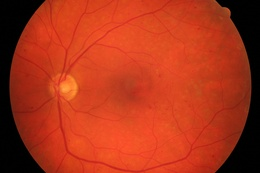
%> input picture Datasets/Dataset 2/images/01_dr.JPG, 260 x 173 px, shrunk from 3504 x 2336 before the run; its folder holds 3 pictures in this run
$ octave DR_Detection_NoToolbox.m   (GNU Octave 9; MATLAB toolbox functions it lacks are replaced by stand-ins)
%> lines starting %> are read from the running program, lines starting %| are printed output that depends on the picture
clc;
clear;
close all;

fprintf('\n============================================\n');
fprintf('   DIABETIC RETINOPATHY DETECTION USING SVM\n');
fprintf('============================================\n\n');

projectFolder = fileparts(mfilename('fullpath'));
datasetFolder = fullfile(projectFolder,'Datasets','Dataset 2','images');

if ~isfolder(datasetFolder)
    error('Dataset 2/images folder was not found.');
end

extensions = {'*.jpg','*.JPG','*.jpeg','*.JPEG','*.png','*.PNG','*.bmp','*.BMP'};
files = [];

for e = 1:length(extensions)
    temp = dir(fullfile(datasetFolder,extensions{e}));
    if ~isempty(temp)
        files = [files; temp];
    end
end
%> pass 2 of the loop `for e = 1:length(extensions)`:
%> pass 3 of the loop `for e = 1:length(extensions)`:
%> the loop made 8 passes; the first 3 are shown

if isempty(files)
    error('No images were found in Dataset 2/images.');
end

filePaths = cell(length(files),1);
labels = zeros(length(files),1);

for i = 1:length(files)

    filePaths{i} = fullfile(datasetFolder,files(i).name);

    name = lower(files(i).name);

    if contains(name,'_dr')
        labels(i) = 1;
    elseif contains(name,'_g') || contains(name,'_h')
        labels(i) = 0;
    else
        labels(i) = -1;
    end
end

valid = labels ~= -1;

filePaths = filePaths(valid);
labels = labels(valid);

fprintf('Valid images: %d\n',length(labels));
fprintf('DR images: %d\n',sum(labels == 1));
fprintf('No-DR images: %d\n\n',sum(labels == 0));

fprintf('Extracting features...\n');

numImages = length(filePaths);
firstFeature = extractFeaturesNoToolbox(filePaths{1});
%> in extractFeaturesNoToolbox, img is the input picture: size 173x260x3 uint8; mean R, G, B 172.3, 52.8, 25.6
%> in extractFeaturesNoToolbox, `green = img(:,:,2);`:
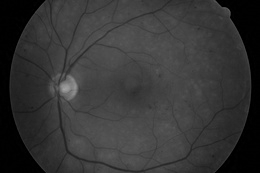
%> green: size 173x260 double; min 0, max 163, mean 52.8
%> in extractFeaturesNoToolbox, `gray = 0.299*img(:,:,1) + 0.587*img(:,:,2) + 0.114*img(:,:,3);`:
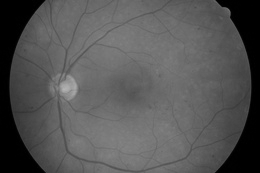
%> gray: size 173x260 double; min 0, max 180.6, mean 85.4
%> in normalizeImage, `minValue = min(inputImage(:));`: minValue = 0
%> in normalizeImage, `maxValue = max(inputImage(:));`: maxValue = 163
%> in localContrastEnhancement, `localSquaredMean = conv2(inputImage.^2,kernel,'same');`:
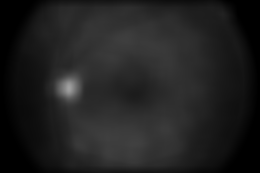
%> localSquaredMean: size 173x260 double; min 5.35e-06, max 0.631, mean 0.128
%> in localContrastEnhancement, `localVariance = localSquaredMean - localMean.^2;`:
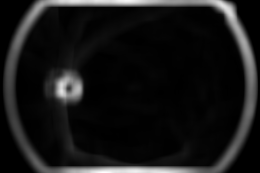
%> localVariance: size 173x260 double; min 4.59e-06, max 0.0444, mean 0.00405; drawn with min black and max white
%> in localContrastEnhancement, `localStd = sqrt(localVariance);`:
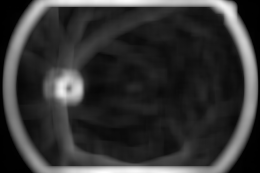
%> localStd: size 173x260 double; min 0.00214, max 0.211, mean 0.0453; drawn with min black and max white
%> in normalizeImage (call 3), `minValue = min(inputImage(:));`: minValue = 0.166
%> in normalizeImage (call 3), `maxValue = max(inputImage(:));`: maxValue = 0.833
%> in normalizeImage (call 3), `output = (inputImage - minValue) /(maxValue - minValue);`:
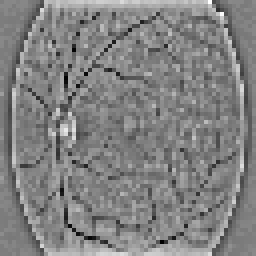
%> output: size 64x64 double (shown 4 times larger); min 0, max 1, mean 0.51
%> after the loop in calculateLBP, `for r = 2:rows-1`: histogramValues = 256 values, max 369 at index 256, min 0 at index 86, mean 15.02
%> in calculateLBP, `total = sum(histogramValues);`: total = 3844
%> in calculateLBP, `feature = histogramValues / total;`: feature = 256 values, max 0.096 at index 256, min 0 at index 86, mean 0.00391
%> in extractFeaturesNoToolbox, `lbpFeature = calculateLBP(resizedGreen);`: lbpFeature has the same summary as feature in calculateLBP
%> the loop in calculateGLCMFeatures, `for direction = 1:4` made 4 passes
%> (total, stdI, stdJ, energy) on passes 1 to 4: (8064, 1.69, 1.69, 0.221), (7938, 1.66, 1.66, 0.219), (8064, 1.65, 1.65, 0.24), (7938, 1.66, 1.66, 0.218)
%> after the loop in calculateGLCMFeatures, `for direction = 1:4`: a = 9; b = 8; feature = [4.75 0.561 0.221 0.172 5.06 0.545 0.219 0.081 3.19 0.617 0.24 0.413 5.09 0.536 0.218 0.0744]; position = 17
%> in extractFeaturesNoToolbox, `glcmFeature = calculateGLCMFeatures(resizedGreen);`: glcmFeature has the same summary as feature in calculateGLCMFeatures
%> in extractFeaturesNoToolbox, `featureVector = [lbpFeature glcmFeature];`: featureVector = 272 values, max 5.09 at index 269, min 0 at index 86, mean 0.0845
%> firstFeature has the same summary as featureVector in extractFeaturesNoToolbox
numFeatures = length(firstFeature);
%> numFeatures = 272

X = zeros(numImages,numFeatures);

for i = 1:numImages

    X(i,:) = extractFeaturesNoToolbox(filePaths{i});
%> the loop in calculateGLCMFeatures (call 2), `for direction = 1:4` made 4 passes

    if mod(i,10) == 0 || i == numImages
        fprintf('Processed %d/%d images\n',i,numImages);
    end
end
%> pass 2 of the loop `for i = 1:numImages`:
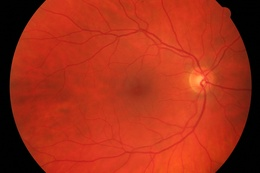
%> input picture Datasets/Dataset 2/images/01_g.jpg, 260 x 173 px, shrunk from 3504 x 2336 before the run
%> in extractFeaturesNoToolbox, img is the input picture: size 173x260x3 uint8; mean R, G, B 165.3, 46.1, 24.2
%> img: size 173x260x3 double
%> in extractFeaturesNoToolbox (call 3), `gray = 0.299*img(:,:,1) + 0.587*img(:,:,2) + 0.114*img(:,:,3);`:
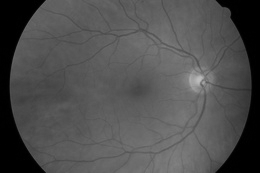
%> gray: size 173x260 double; min 0, max 189.7, mean 79.2
%> minValue = 0.193
%> maxValue = 0.839
%> in normalizeImage (call 11), `output = (inputImage - minValue) /(maxValue - minValue);`:
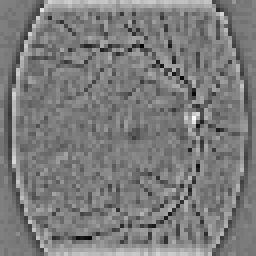
%> output: size 64x64 double (shown 4 times larger); min 0, max 1, mean 0.486
%> lbpFeature = 256 values, max 0.0947 at index 256, min 0 at index 46, mean 0.00391
%> glcmFeature = [4.22 0.568 0.232 0.219 4.59 0.544 0.231 0.108 3.1 0.615 0.247 0.389 4.77 0.546 0.23 0.073]
%> in extractFeaturesNoToolbox (call 3), `featureVector = [lbpFeature glcmFeature];`: featureVector = 272 values, max 4.77 at index 269, min 0 at index 46, mean 0.0797
%> pass 3 of the loop `for i = 1:numImages`:
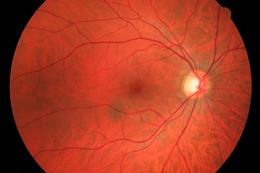
%> input picture Datasets/Dataset 2/images/01_h.jpg, 260 x 173 px, shrunk from 3504 x 2336 before the run
%> in extractFeaturesNoToolbox, img is the input picture: size 173x260x3 uint8; mean R, G, B 165.4, 58.1, 35.3
%> img: size 173x260x3 double
%> in extractFeaturesNoToolbox (call 4), `gray = 0.299*img(:,:,1) + 0.587*img(:,:,2) + 0.114*img(:,:,3);`:
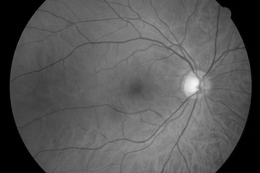
%> gray: size 173x260 double; min 0, max 247.9, mean 87.6
%> minValue = 0.167
%> maxValue = 0.737
%> in normalizeImage (call 15), `output = (inputImage - minValue) /(maxValue - minValue);`:
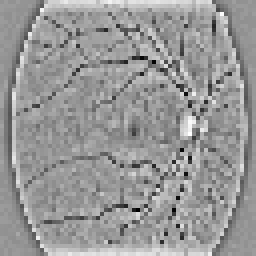
%> output: size 64x64 double (shown 4 times larger); min 0, max 1, mean 0.596
%> lbpFeature = 256 values, max 0.0955 at index 256, min 0 at index 87, mean 0.00391
%> glcmFeature = [5.45 0.553 0.215 0.185 5.92 0.529 0.212 0.0814 4.41 0.591 0.23 0.306 5.91 0.531 0.212 0.083]
%> in extractFeaturesNoToolbox (call 4), `featureVector = [lbpFeature glcmFeature];`: featureVector = 272 values, max 5.92 at index 261, min 0 at index 87, mean 0.0971
%> the loop made 6 passes; the first 3 are shown

fprintf('\nFeature extraction completed.\n');
%| Feature extraction completed.
fprintf('Number of features: %d\n\n',numFeatures);
%| Number of features: 272

rng(42);

drIndex = find(labels == 1);
noDrIndex = find(labels == 0);

drIndex = drIndex(randperm(length(drIndex)));
noDrIndex = noDrIndex(randperm(length(noDrIndex)));

nDrTrain = max(1,round(0.70*length(drIndex)));
nNoDrTrain = max(1,round(0.70*length(noDrIndex)));

trainIndex = [drIndex(1:nDrTrain); noDrIndex(1:nNoDrTrain)];

testIndex = [drIndex(nDrTrain+1:end); noDrIndex(nNoDrTrain+1:end)];

trainIndex = trainIndex(randperm(length(trainIndex)));
testIndex = testIndex(randperm(length(testIndex)));

XTrain = X(trainIndex,:);
YTrain = labels(trainIndex);

XTest = X(testIndex,:);
YTest = labels(testIndex);

mu = mean(XTrain,1);
sigmaFeature = std(XTrain,0,1);

sigmaFeature(sigmaFeature < 1e-12) = 1;

XTrain = (XTrain - mu) ./ sigmaFeature;
XTest = (XTest - mu) ./ sigmaFeature;

fprintf('Training images: %d\n',length(YTrain));
fprintf('Testing images: %d\n\n',length(YTest));

fprintf('Training SVM...\n');

YTrainSVM = -ones(length(YTrain),1);
YTrainSVM(YTrain == 1) = 1;

svmModel = trainRBFSVM(XTrain,YTrainSVM,10);

svmModel.mu = mu;
svmModel.sigmaFeature = sigmaFeature;
svmModel.featureCount = numFeatures;
%> svmModel.featureCount = 272

fprintf('SVM training completed.\n\n');

scores = svmPredict(XTest,svmModel);

predictedLabels = zeros(length(scores),1);
predictedLabels(scores >= 0) = 1;

TP = sum((predictedLabels == 1) & (YTest == 1));
TN = sum((predictedLabels == 0) & (YTest == 0));
FP = sum((predictedLabels == 1) & (YTest == 0));
FN = sum((predictedLabels == 0) & (YTest == 1));

accuracy = (TP + TN) / max(1,length(YTest));
sensitivity = TP / max(1,TP + FN);
specificity = TN / max(1,TN + FP);

fprintf('============================================\n');
fprintf('             MODEL PERFORMANCE\n');
fprintf('============================================\n');
fprintf('Accuracy    : %.2f %%\n',accuracy*100);
fprintf('Sensitivity : %.2f %%\n',sensitivity*100);
fprintf('Specificity : %.2f %%\n',specificity*100);
fprintf('============================================\n\n');

fprintf('Confusion Matrix:\n');
fprintf('\n');
fprintf('                 Actual\n');
fprintf('              No DR    DR\n');
fprintf('Pred No DR     %4d   %4d\n',TN,FN);
fprintf('Pred DR        %4d   %4d\n\n',FP,TP);

figure('Name','DR Confusion Matrix','NumberTitle','off');

confMatrix = [TN FP; FN TP];

imagesc(confMatrix);
axis equal;
axis tight;

title('Diabetic Retinopathy Confusion Matrix');
xlabel('Predicted Class');
ylabel('Actual Class');

set(gca,'XTick',[1 2]);
set(gca,'XTickLabel',{'No DR','DR'});
set(gca,'YTick',[1 2]);
set(gca,'YTickLabel',{'No DR','DR'});
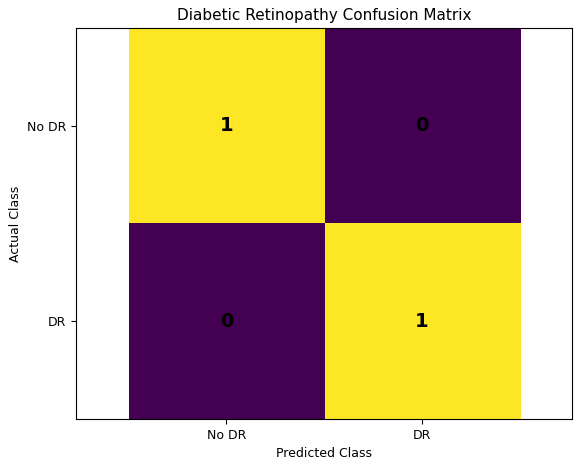
%> figure redrawn from the program's plot data

for r = 1:2
    for c = 1:2
        text(c,r,num2str(confMatrix(r,c)), ...
            'HorizontalAlignment','center', ...
            'FontSize',14, ...
            'FontWeight','bold');
    end
end

save(fullfile(projectFolder,'DR_SVM_Model.mat'),'svmModel');

fprintf('Model saved as DR_SVM_Model.mat\n\n');

choice = input('Do you want to test a new fundus image? (Y/N): ','s');
%> the answer given: y

if strcmpi(choice,'Y')

    [selectedFile,selectedPath] = uigetfile( ...
        {'*.jpg;*.JPG;*.jpeg;*.JPEG;*.png;*.PNG;*.bmp;*.BMP', ...
        'Fundus Images'}, ...
        'Select a Fundus Image');
%> the answer given: Datasets/Dataset 2/images/01_dr.JPG

    if isequal(selectedFile,0)

        fprintf('\nNo image selected.\n');

    else

        testImagePath = fullfile(selectedPath,selectedFile);

        featureVector = extractFeaturesNoToolbox(testImagePath);
%> featureVector = 272 values, max 5.09 at index 269, min 0 at index 86, mean 0.0845

        featureVector = (featureVector - svmModel.mu) ...
            ./ svmModel.sigmaFeature;

        resultScore = svmPredict(featureVector,svmModel);

        figure('Name','Fundus Image','NumberTitle','off');

        originalImage = imread(testImagePath);

        imshow(originalImage);
        title('Selected Fundus Image');

        fprintf('\n============================================\n');
        fprintf('              SCREENING RESULT\n');
        fprintf('============================================\n');

        if resultScore >= 0

            fprintf('RESULT: DIABETIC RETINOPATHY DETECTED\n');
            fprintf('The model found features associated with DR.\n');

        else

            fprintf('RESULT: NO DR DETECTED\n');
            fprintf('The model did not find features associated with DR.\n');

        end

        fprintf('============================================\n\n');
        fprintf('This is an AI screening result, not a medical diagnosis.\n');

    end
end


function featureVector = extractFeaturesNoToolbox(imagePath)

    img = imread(imagePath);

    if ndims(img) == 3

        img = double(img);

        green = img(:,:,2);

        gray = 0.299*img(:,:,1) + ...
               0.587*img(:,:,2) + ...
               0.114*img(:,:,3);

    else

        gray = double(img);
        green = gray;

    end

    green = normalizeImage(green);

    green = localContrastEnhancement(green);

    resizedGreen = resizeImage(green,64,64);

    lbpFeature = calculateLBP(resizedGreen);

    glcmFeature = calculateGLCMFeatures(resizedGreen);

    featureVector = [lbpFeature glcmFeature];

end


function output = normalizeImage(inputImage)

    inputImage = double(inputImage);

    minValue = min(inputImage(:));
    maxValue = max(inputImage(:));

    if maxValue - minValue < 1e-12
        output = zeros(size(inputImage));
    else
        output = (inputImage - minValue) ...
            /(maxValue - minValue);
    end

end


function output = localContrastEnhancement(inputImage)

    inputImage = normalizeImage(inputImage);

    kernelSize = 15;

    kernel = ones(kernelSize,kernelSize) ...
        /(kernelSize*kernelSize);

    localMean = conv2(inputImage,kernel,'same');

    localSquaredMean = conv2(inputImage.^2,kernel,'same');

    localVariance = localSquaredMean - localMean.^2;

    localVariance(localVariance < 0) = 0;

    localStd = sqrt(localVariance);

    output = (inputImage - localMean) ...
        ./(localStd + 0.05);

    output = 0.5 + 0.25*output;

    output(output < 0) = 0;
    output(output > 1) = 1;

end


function output = resizeImage(inputImage,newRows,newCols)

    [rows,cols] = size(inputImage);

    xOld = 1:cols;
    yOld = 1:rows;

    xNew = linspace(1,cols,newCols);
    yNew = linspace(1,rows,newRows);

    [XOld,YOld] = meshgrid(xOld,yOld);
    [XNew,YNew] = meshgrid(xNew,yNew);

    output = interp2(XOld,YOld,inputImage, ...
        XNew,YNew,'linear');

    output(isnan(output)) = 0;

end


function feature = calculateLBP(image)

    image = normalizeImage(image);

    image = round(image*255);

    [rows,cols] = size(image);

    histogramValues = zeros(1,256);

    for r = 2:rows-1

        for c = 2:cols-1

            center = image(r,c);

            code = 0;

            if image(r-1,c-1) >= center
                code = code + 1;
            end

            if image(r-1,c) >= center
                code = code + 2;
            end

            if image(r-1,c+1) >= center
                code = code + 4;
            end

            if image(r,c+1) >= center
                code = code + 8;
            end

            if image(r+1,c+1) >= center
                code = code + 16;
            end

            if image(r+1,c) >= center
                code = code + 32;
            end

            if image(r+1,c-1) >= center
                code = code + 64;
            end

            if image(r,c-1) >= center
                code = code + 128;
            end

            histogramValues(code+1) = ...
                histogramValues(code+1) + 1;

        end

    end

    total = sum(histogramValues);

    if total > 0
        feature = histogramValues / total;
    else
        feature = histogramValues;
    end

end


function feature = calculateGLCMFeatures(image)

    image = normalizeImage(image);

    levels = 16;

    quantized = floor(image*(levels-1)) + 1;

    [rows,cols] = size(quantized);

    offsets = [0 1; -1 1; -1 0; -1 -1];

    feature = zeros(1,16);

    position = 1;

    for direction = 1:4

        dr = offsets(direction,1);
        dc = offsets(direction,2);

        glcm = zeros(levels,levels);

        for r = 1:rows

            for c = 1:cols

                r2 = r + dr;
                c2 = c + dc;

                if r2 >= 1 && r2 <= rows && ...
                   c2 >= 1 && c2 <= cols

                    a = quantized(r,c);
                    b = quantized(r2,c2);

                    glcm(a,b) = glcm(a,b) + 1;

                end

            end

        end

        glcm = glcm + glcm';

        total = sum(glcm(:));

        if total > 0
            glcm = glcm / total;
        end

        contrast = 0;
        homogeneity = 0;
        energy = 0;
        correlation = 0;

        meanI = 0;
        meanJ = 0;

        for i = 1:levels
            for j = 1:levels

                probability = glcm(i,j);

                meanI = meanI + i*probability;
                meanJ = meanJ + j*probability;

            end
        end

        stdI = 0;
        stdJ = 0;

        for i = 1:levels
            for j = 1:levels

                probability = glcm(i,j);

                stdI = stdI + ((i-meanI)^2)*probability;
                stdJ = stdJ + ((j-meanJ)^2)*probability;

            end
        end

        stdI = sqrt(stdI);
        stdJ = sqrt(stdJ);

        for i = 1:levels
            for j = 1:levels

                probability = glcm(i,j);

                contrast = contrast + ...
                    ((i-j)^2)*probability;

                homogeneity = homogeneity + ...
                    probability/(1+abs(i-j));

                energy = energy + probability^2;

                if stdI > 1e-12 && stdJ > 1e-12

                    correlation = correlation + ...
                        ((i-meanI)*(j-meanJ)*probability) ...
                        /(stdI*stdJ);

                end

            end
        end

        energy = sqrt(energy);

        feature(position) = contrast;
        feature(position+1) = homogeneity;
        feature(position+2) = energy;
        feature(position+3) = correlation;

        position = position + 4;

    end

end


function model = trainRBFSVM(X,Y,C)

    n = size(X,1);

    gamma = calculateGamma(X);

    K = rbfKernel(X,X,gamma);

    alpha = zeros(n,1);

    bias = 0;

    tolerance = 1e-3;

    maxPasses = 15;

    passes = 0;

    maxIterations = 20000;

    iteration = 0;

    while passes < maxPasses && iteration < maxIterations

        changed = 0;

        for i = 1:n

            Ei = sum(alpha .* Y .* K(:,i)) ...
                + bias - Y(i);

            condition1 = ...
                (Y(i)*Ei < -tolerance && alpha(i) < C);

            condition2 = ...
                (Y(i)*Ei > tolerance && alpha(i) > 0);

            if condition1 || condition2

                j = i;

                while j == i
                    j = randi(n);
                end

                Ej = sum(alpha .* Y .* K(:,j)) ...
                    + bias - Y(j);

                oldAi = alpha(i);
                oldAj = alpha(j);

                if Y(i) ~= Y(j)

                    L = max(0,alpha(j)-alpha(i));
                    H = min(C,C+alpha(j)-alpha(i));

                else

                    L = max(0,alpha(i)+alpha(j)-C);
                    H = min(C,alpha(i)+alpha(j));

                end

                if L == H
                    continue;
                end

                eta = 2*K(i,j)-K(i,i)-K(j,j);

                if eta >= 0
                    continue;
                end

                alpha(j) = alpha(j) - ...
                    Y(j)*(Ei-Ej)/eta;

                if alpha(j) > H
                    alpha(j) = H;
                elseif alpha(j) < L
                    alpha(j) = L;
                end

                if abs(alpha(j)-oldAj) < 1e-5
                    continue;
                end

                alpha(i) = alpha(i) + ...
                    Y(i)*Y(j)*(oldAj-alpha(j));

                b1 = bias - Ei ...
                    - Y(i)*(alpha(i)-oldAi)*K(i,i) ...
                    - Y(j)*(alpha(j)-oldAj)*K(i,j);

                b2 = bias - Ej ...
                    - Y(i)*(alpha(i)-oldAi)*K(i,j) ...
                    - Y(j)*(alpha(j)-oldAj)*K(j,j);

                if alpha(i) > 0 && alpha(i) < C
                    bias = b1;
                elseif alpha(j) > 0 && alpha(j) < C
                    bias = b2;
                else
                    bias = (b1+b2)/2;
                end

                changed = changed + 1;

            end

        end

        if changed == 0
            passes = passes + 1;
        else
            passes = 0;
        end

        iteration = iteration + 1;

        if mod(iteration,100) == 0
            fprintf('SVM iteration: %d\n',iteration);
        end

    end

    support = alpha > 1e-5;

    model.alpha = alpha(support);
    model.Y = Y(support);
    model.X = X(support,:);
    model.bias = bias;
    model.gamma = gamma;
    model.C = C;

end


function gamma = calculateGamma(X)

    n = size(X,1);

    distances = [];

    for i = 1:n

        for j = i+1:n

            d = X(i,:) - X(j,:);

            distances(end+1) = sum(d.^2);

        end

    end

    distances = distances(distances > 1e-12);

    if isempty(distances)

        gamma = 1;

    else

        medianDistance = median(distances);

        if medianDistance < 1e-12
            gamma = 1;
        else
            gamma = 1/(2*medianDistance);
        end

    end

end


function K = rbfKernel(X1,X2,gamma)

    n1 = size(X1,1);
    n2 = size(X2,1);

    K = zeros(n1,n2);

    for i = 1:n1

        for j = 1:n2

            difference = X1(i,:) - X2(j,:);

            distanceSquared = sum(difference.^2);

            K(i,j) = exp(-gamma*distanceSquared);

        end

    end

end


function score = svmPredict(X,model)

    K = rbfKernel(X,model.X,model.gamma);

    score = K*(model.alpha .* model.Y) + model.bias;

end
